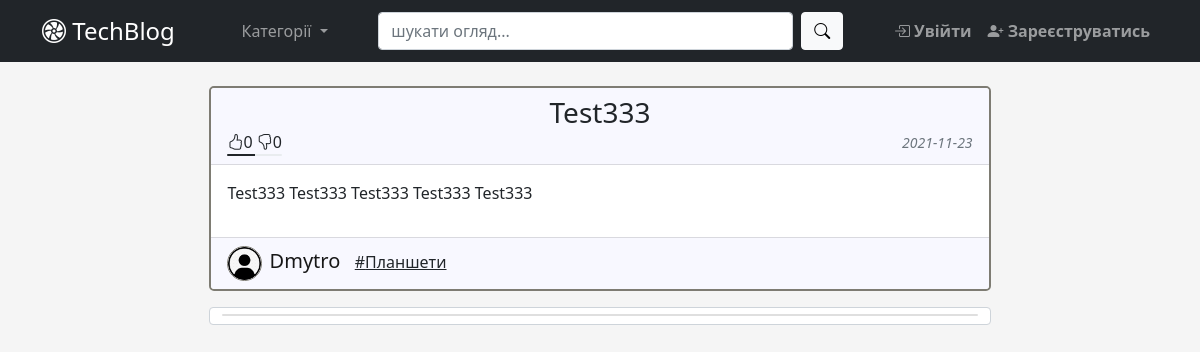
Page /post/3 on the earlier database version.
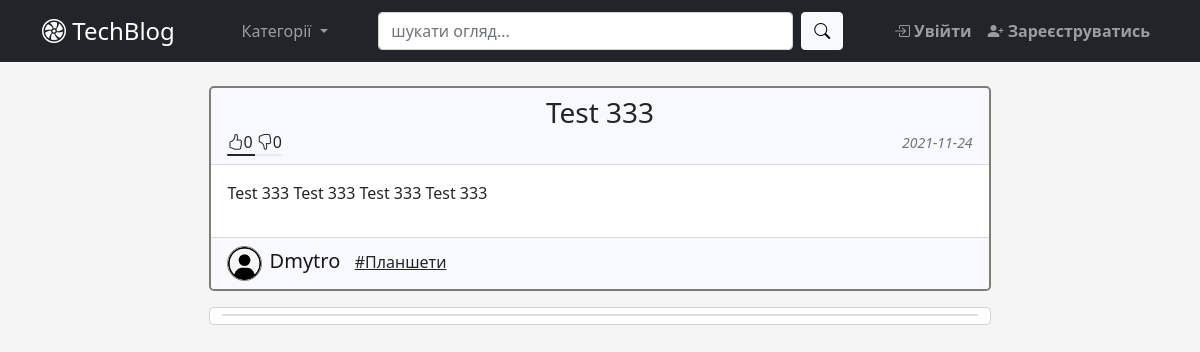
Same page on the later database version.
### app/blog/models.py (models this page shows, shortened)
class Post(db.Model):  # type: ignore
    id = db.Column(db.Integer, primary_key=True)  # type: ignore
    category_id = db.Column(db.Integer, db.ForeignKey('category.id'),
                            nullable=False)  # type: ignore
    user_id = db.Column(db.Integer(), db.ForeignKey('user.id'))  # type: ignore
    title = db.Column(db.String(100), nullable=False)  # type: ignore
    content = db.Column(db.Text)  # type: ignore
    created_at = db.Column(db.DateTime, default=datetime.now)  # type: ignore
    comments = db.relationship('Comment', backref='post_br', lazy=True)
    likes = db.relationship('Like', backref='post_br', lazy=True)
    def total_likes(self):
        return Like.query.filter(
            Like.post_id == self.id,
            Like.status == True).count()
    def total_dislikes(self):
        return Like.query.filter(
            Like.post_id == self.id,
            Like.status == False).count()
    def get_like_percentage(self):
        num_of_rates = self.total_likes() + self.total_dislikes()
        print('get_like_percentage')
        if num_of_rates == 0:
            return 50
        else:
            return int(self.total_likes() / num_of_rates * 100)

### app/blog/views.py (the view, shortened to what this page needs)
@blog_bp.route('/post/<int:post_id>', methods=["GET", "POST"])
def post_view(post_id):
    form = FormComment()
    post = Post.query.get_or_404(post_id)
    comments = Comment.query.filter_by(post_id=post_id)\
        .order_by(Comment.created_at.desc())
    return render_template('post_view.html', post=post, form=form,
                           comments=comments)

### app/blog/forms.py
class FormComment(FlaskForm):
    comment = TextAreaField(
        'Коментар',
        render_kw={'cols': 40, 'rows': 3},
        validators=[Length(min=3, max=500,
                           message='Коментар повинен бути довжиною '
                                   'від 5 до 100 симолів!'),
                    DataRequired(message='Коментар не може бути пустим!')]
    )
    submit = SubmitField('Опублікувати')

### app/blog/templates/blog/post_view.html (shortened to what this page needs)
{% extends "base.html" %}
{% block main %}
  <div class="card mb-3 post-section" style="overflow:auto;margin:auto;width:70%">
    <div class="card-header light-silver-bg">
      <h3 class="text-center mb-0">{{post.title}}</h3>
        <div class="align-left">
          <a href="{{ url_for('blog_bp_in.rate_action', post_id=post.id, action='like') }}" id='like-btn' class="bi" data-toggle="tooltip">{{post.total_likes()}}</a>
          <a href="{{ url_for('blog_bp_in.rate_action', post_id=post.id, action='dislike') }}" id='dislike-btn' class="bi" data-toggle="tooltip">{{post.total_dislikes()}}</a>
          <div class="progress" style="height: 2px;">
            <div id='likes-percentage' class="progress-bar" role="progressbar" style="background-color:#212529;" aria-valuenow="25" aria-valuemin="0" aria-valuemax="100"></div>
          </div>
        </div>
      <div class="align-right mb-0">
        <small class="text-muted fst-italic">{{post.created_at.strftime('%Y-%m-%d')}}</small>
      </div>
    </div>
    <div class="card-body text-dark ">
      <div class="card-text text-break">{{post.content|safe}}</div>
    </div>
    <div class="card-footer light-silver-bg">
      <img src="{{url_for('static',filename='profile_pictures/' + post.user_br.picture)}}" class="rounded-circle post-author-img" alt="author-image">
      <a class="post-author-name" href="{{url_for('blog_bp_in.user_posts', user_id=post.user_br.id)}}"> {{post.user_br.username}}</a>&nbsp;&nbsp;
      <a href="#" class="link-dark">#{{ post.category_br.name }}</a>
    </div>
  </div>
 <div id="comments_block" class="content-section form-control pb-2" >
    <div id="comments_list" class="card overflow-auto">
    </div>
    </div>
  </div>
{% endblock main %}

Differences in the rows shown:
changed Post: title "Test333" → "Test 333"; created_at "2021-11-23" → "2021-11-24"; content "Test333 Test333 Test333 Test333 Test333" → "Test 333 Test 333 Test 333 Test 333"
